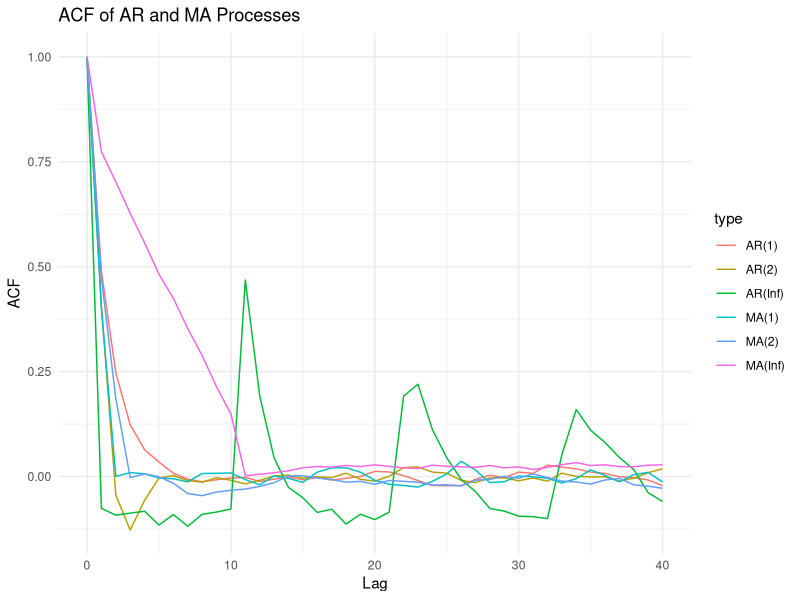

The R source for this figure:
library(stats)
library(ggplot2)

# Simulate time series data
n <- 10000
set.seed(123)

ar1_data <- arima.sim(model = list(ar = 0.5), n = n)
ar2_data <- arima.sim(model = list(ar = c(0.5, -0.25)), n = n)
ma1_data <- arima.sim(model = list(ma = 0.5), n = n)
ma2_data <- arima.sim(model = list(ma = c(0.5, 0.25)), n = n)

# Approximate an MA(inf) and AR(inf) as high-order MA and AR
ma_inf_data <- arima.sim(model = list(ma = rep(0.5, 10)), n = n)
ar_inf_data <- arima.sim(model = list(ar = rep(-0.5, 10)), n = n)

# Compute ACF for each series
acf_ar1 <- acf(ar1_data, plot = FALSE)
acf_ar2 <- acf(ar2_data, plot = FALSE)
acf_ma1 <- acf(ma1_data, plot = FALSE)
acf_ma2 <- acf(ma2_data, plot = FALSE)
acf_ma_inf <- acf(ma_inf_data, plot = FALSE)
acf_ar_inf <- acf(ar_inf_data, plot = FALSE)

# Create a combined data frame for plotting
combined_df <- data.frame(
  lag = rep(acf_ar1$lag, 6),
  acf = c(acf_ar1$acf, acf_ar2$acf, acf_ma1$acf, acf_ma2$acf, acf_ma_inf$acf, acf_ar_inf$acf),
  type = rep(c("AR(1)", "AR(2)", "MA(1)", "MA(2)", "MA(Inf)", "AR(Inf)"), each = length(acf_ar1$lag))
)

# Plot using ggplot2
ggplot(combined_df, aes(x = lag, y = acf, color = type)) +
  geom_line() +
  labs(title = "ACF of AR and MA Processes", x = "Lag", y = "ACF") +
  theme_minimal()
